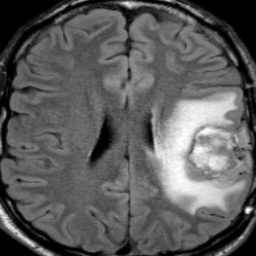
#> input picture images/cancer.tif, 256 x 256 px
$ python image-changer.py
#> lines starting #> are read from the running program, lines starting #| are printed output that depends on the picture
import cv2
import imutils

def image_changer():
    im = input("image.ext: ")
#> the answer given: cancer.tif
    width = int(input("width: "))
#> the answer given: 100
    #height = int(input("height: "))
    image = cv2.imread(im)
#> image is the input picture: shape (256, 256, 3); min 0, max 255, mean 92.8
    image = imutils.resize(image, width = width, height = 200)
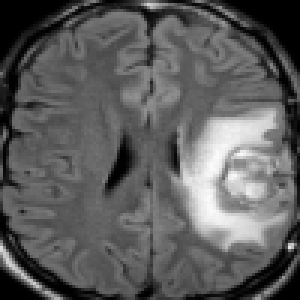
#> image: shape (100, 100, 3) (shown 3 times larger); min 0, max 251, mean 92.8
    cv2.imwrite("new_"+im.split(".")[0]+".png", image)

image_changer()
